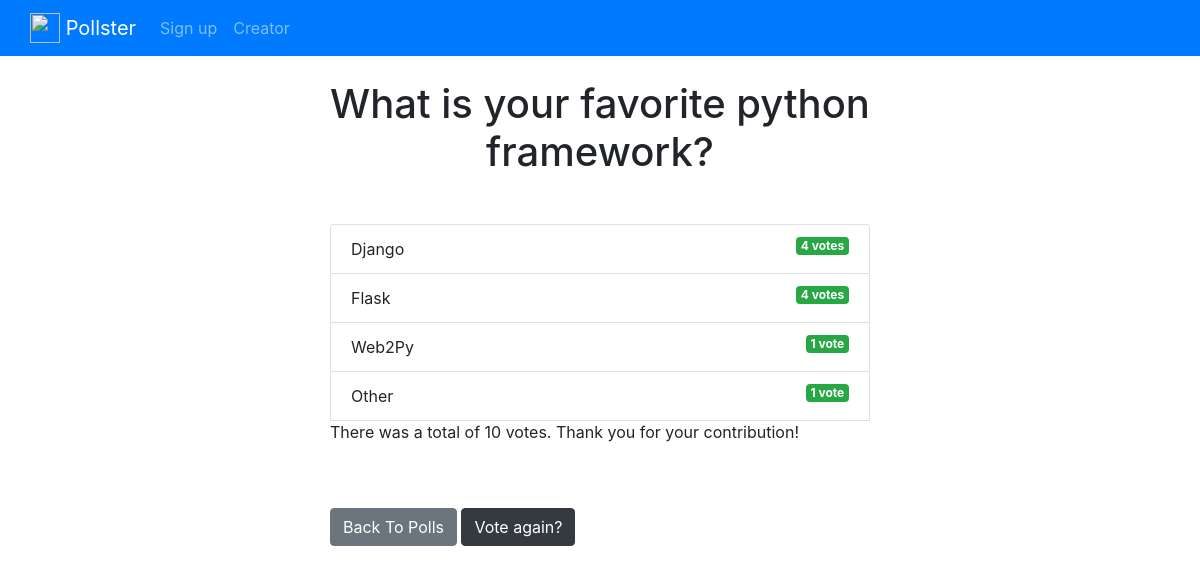
Screenshot of /polls/3/results/ with the database file from the repository.
### polls/models.py (models this page shows, shortened)
class Question(models.Model):
    question_text = models.CharField(max_length=200)
    pub_date = models.DateTimeField("date published")

class Choice(models.Model):
    question = models.ForeignKey(Question, on_delete=models.CASCADE)
    choice_text = models.CharField(max_length=200)
    votes = models.IntegerField(default=0)

### polls/views.py (the view)
# urls.py: path('<int:question_id>/results/', views.results, name='results'),
def results(request, question_id):
  question = get_object_or_404(Question, pk=question_id)
  qlist = question.choice_set.order_by('-votes')
  total_votes = 0
  for choice in qlist:
      total_votes += choice.votes
  return render(request, 'polls/results.html', { 'question': question, 'choices': qlist, 'total': total_votes })

### templates/polls/results.html
{% extends 'base.html' %}
{% block content %}
<h1 class="mb-5 text-center">{{ question.question_text }}</h1>
<ul class="list-group mb-5">
	{% for choice in choices %}
	<li class="list-group-item">
		{{ choice.choice_text }}  <span class="badge badge-success float-right">{{ choice.votes }} vote{{ choice.votes | pluralize }}</span>
	</li>
	{% endfor %}
	<p>There was a total of {{ total }} vote{{ total | pluralize }}. Thank you for your contribution!</p>
</ul>
<a class="btn btn-secondary" href="{% url 'polls:index' %}">Back To Polls</a>
<a class="btn btn-dark" href="{% url 'polls:detail' question.id %}">Vote again?</a>
{% endblock %}

### rows the page displays
Question: question_text "What is your favorite python framework?"
Choice: choice_text "Django", votes "4", votes|pluralize "s"
Choice: choice_text "Flask", votes "4", votes|pluralize "s"
Choice: choice_text "Web2Py", votes "1"
Choice: choice_text "Other", votes "1"

### other values shown
{{ total }} "10"
{{ total | pluralize }} "s"
